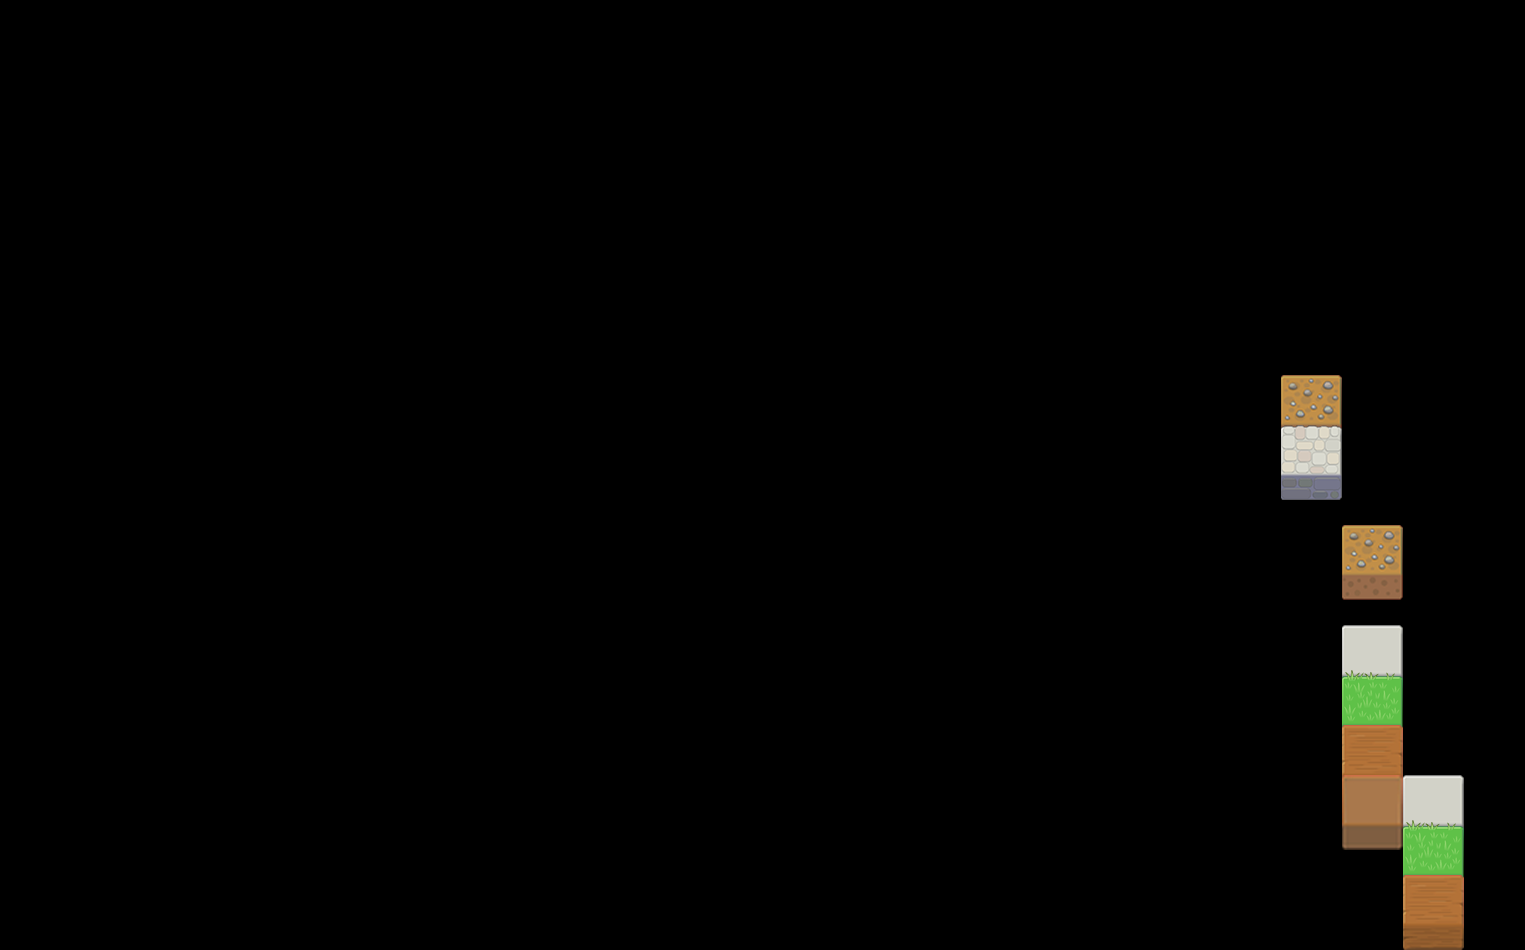

This is a level from a 2D game, rendered from its Tiled map with the project's own tilesets. A one-line summary and the map file follow, with tile-layer data summarised:
An orthogonal 25x38 tile map with 61x25 px tiles, 6 tile layers (PF Layer 0, PF Layer 1, PF Layer 2, PF Layer 3, ...), 2 tilesets.

<map version="1.0" orientation="orthogonal" width="25" height="38" tilewidth="61" tileheight="25">
 <tileset firstgid="1" source="PF Objects.tsx" />
 <tileset firstgid="55" source="mark.tsx" />
 <layer name="PF Layer 0" width="25" height="38">
  <data>[950 cells, 950 non-empty, 7 distinct tile ids]</data>
 </layer>
 <layer name="PF Layer 1" width="25" height="38">
  <data>[950 cells, 950 non-empty, 1 distinct tile ids]</data>
 </layer>
 <layer name="PF Layer 2" width="25" height="38">
  <data>[950 cells, 950 non-empty, 1 distinct tile ids]</data>
 </layer>
 <layer name="PF Layer 3" width="25" height="38">
  <data>[950 cells, 950 non-empty, 1 distinct tile ids]</data>
 </layer>
 <layer name="PF Layer 4" width="25" height="38">
  <data>[950 cells, 950 non-empty, 1 distinct tile ids]</data>
 </layer>
 <layer name="PF Layer 5" width="25" height="38">
  <data>[950 cells, 950 non-empty, 1 distinct tile ids]</data>
 </layer>
</map>
